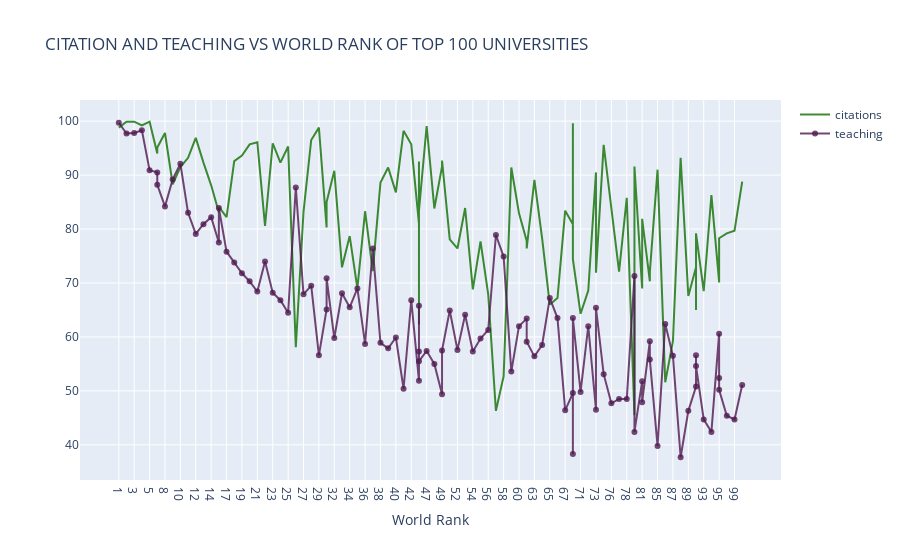

The cell this chart's notebook holds for it:
### Code cell
trace1= go.Scatter(x= df.world_rank, y= df.citations, mode = "lines", name= "citations", marker = dict(color= 'rgba(16,112,2,0.8)'), text= df.university_name)
trace2= go.Scatter(x= df.world_rank, y= df.teaching , mode = "lines+markers", name= "teaching", marker = dict(color= 'rgba(80,26,80,0.8)'), text= df.university_name)

data= [trace1, trace2]

layout=dict(title= ' CITATION AND TEACHING VS WORLD RANK OF TOP 100 UNIVERSITIES', xaxis= dict(title= 'World Rank', ticklen=5, zeroline= False))
fig = dict(data= data, layout= layout)
iplot(fig)

### Figure 1 — Plotly figure (JSON) as saved in the notebook; plotly's stock layout.template omitted (floating-point values rounded to 4 significant figures)
{"data": [{"marker": {"color": "rgba(16,112,2,0.8)"}, "mode": "lines", "name": "citations", "text": ["Harvard University", "California Institute of Technology", "Massachusetts Institute of Technology", "Stanford University", "Princeton University", "University of Cambridge", "University of Oxford", "University of California, Berkeley", "Imperial College London", "Yale University", "University of California, Los Angeles", "University of Chicago", "Johns Hopkins University", "Cornell University", "ETH Zurich – Swiss Federal Institute of Technology Zurich", "University of Michigan", "University of Toronto", "Columbia University", "University of Pennsylvania", "Carnegie Mellon University", "University of Hong Kong", "University College London", "University of Washington", "Duke University", "Northwestern University", "University of Tokyo", "Georgia Institute of Technology", "Pohang University of Science and Technology", "University of California, Santa Barbara", "University of British Columbia", "University of North Carolina at Chapel Hill", "University of California, San Diego", "University of Illinois at Urbana-Champaign", "National University of Singapore", "McGill University", "University of Melbourne", "Peking University", "Washington University in St Louis", "École Polytechnique", "University of Edinburgh", "Hong Kong University of Science and Technology", "École Normale Supérieure", "Australian National University", "Karolinska Institute", "University of Göttingen", "University of Wisconsin", "Rice University", "École Polytechnique Fédérale de Lausanne", "University of California, Irvine", "University of Science and Technology of China", "Vanderbilt University", "University of Minnesota", "Tufts University", "University of California, Davis", "Brown University", "University of Massachusetts", "Kyoto University", "Tsinghua University", "Boston University", "New York University", "Emory University", "LMU Munich", "University of Notre Dame", "University of Pittsburgh", "Case Western Reserve University", "Ohio State University", "University of Colorado Boulder", "University of Bristol", "University of California, Santa Cruz", "Yeshiva University", "University of Sydney", "University of Virginia", "University of Adelaide", "University of Southern California", "William & Mary", "Trinity College Dublin", "King’s College London", "Stony Brook University", "Korea Advanced Institute of Science and Technology (KAIST)", "University of Sussex", "The University of Queensland", "University of York", "Heidelberg University", "University of Utah", "Durham University", "London School of Economics and Political Science", "University of Manchester", "Royal Holloway, University of London", "Lund University", "University of Southampton", "University of Zurich", "Wake Forest University", "McMaster University", "University College Dublin", "George Washington University", "University of Arizona", "University of Basel", "University of Maryland, College Park", "Dartmouth College", "École Normale Supérieure de Lyon"], "type": "scatter", "x": ["1", "2", "3", "4", "5", "6", "6", "8", "9", "10", "11", "12", "13", "14", "15", "15", "17", "18", "19", "20", "21", "22", "23", "24", "25", "26", "27", "28", "29", "30", "30", "32", "33", "34", "35", "36", "37", "38", "39", "40", "41", "42", "43", "43", "43", "43", "47", "48", "49", "49", "51", "52", "53", "54", "55", "56", "57", "58", "59", "60", "61", "61", "63", "64", "65", "66", "67", "68", "68", "68", "71", "72", "73", "73", "75", "76", "77", "78", "79", "79", "81", "81", "83", "83", "85", "86", "87", "88", "89", "90", "90", "90", "93", "94", "95", "95", "95", "98", "99", "100"], "y": [98.8, 99.9, 99.9, 99.2, 99.9, 94, 95.1, 97.8, 88.3, 91.5, 93.2, 96.9, 92.3, 88.1, 83.1, 84.1, 82.2, 92.6, 93.6, 95.7, 96.1, 80.6, 95.9, 92.3, 95.3, 58.1, 83.2, 96.5, 98.8, 80.3, 85, 90.8, 72.9, 78.7, 69, 83.3, 72.2, 88.6, 91.4, 86.8, 98.2, 95.7, 81, 62.3, 92.5, 83.4, 99.1, 83.8, 91.6, 92.7, 78.1, 76.4, 83.9, 68.8, 77.7, 67.9, 46.3, 52.7, 91.4, 82.9, 77.8, 76.4, 89.1, 78.3, 66, 67.2, 83.4, 80.9, 99.6, 74.4, 64.3, 68.6, 90.5, 71.9, 95.6, 84.4, 72.1, 85.8, 45.5, 91.6, 69, 81.9, 70.3, 72, 91, 51.6, 59.2, 93.2, 67.6, 72.9, 65, 79.2, 68.5, 86.3, 70.2, 70.1, 78.3, 79.2, 79.7, 88.8]}, {"marker": {"color": "rgba(80,26,80,0.8)"}, "mode": "lines+markers", "name": "teaching", "text": ["Harvard University", "California Institute of Technology", "Massachusetts Institute of Technology", "Stanford University", "Princeton University", "University of Cambridge", "University of Oxford", "University of California, Berkeley", "Imperial College London", "Yale University", "University of California, Los Angeles", "University of Chicago", "Johns Hopkins University", "Cornell University", "ETH Zurich – Swiss Federal Institute of Technology Zurich", "University of Michigan", "University of Toronto", "Columbia University", "University of Pennsylvania", "Carnegie Mellon University", "University of Hong Kong", "University College London", "University of Washington", "Duke University", "Northwestern University", "University of Tokyo", "Georgia Institute of Technology", "Pohang University of Science and Technology", "University of California, Santa Barbara", "University of British Columbia", "University of North Carolina at Chapel Hill", "University of California, San Diego", "University of Illinois at Urbana-Champaign", "National University of Singapore", "McGill University", "University of Melbourne", "Peking University", "Washington University in St Louis", "École Polytechnique", "University of Edinburgh", "Hong Kong University of Science and Technology", "École Normale Supérieure", "Australian National University", "Karolinska Institute", "University of Göttingen", "University of Wisconsin", "Rice University", "École Polytechnique Fédérale de Lausanne", "University of California, Irvine", "University of Science and Technology of China", "Vanderbilt University", "University of Minnesota", "Tufts University", "University of California, Davis", "Brown University", "University of Massachusetts", "Kyoto University", "Tsinghua University", "Boston University", "New York University", "Emory University", "LMU Munich", "University of Notre Dame", "University of Pittsburgh", "Case Western Reserve University", "Ohio State University", "University of Colorado Boulder", "University of Bristol", "University of California, Santa Cruz", "Yeshiva University", "University of Sydney", "University of Virginia", "University of Adelaide", "University of Southern California", "William & Mary", "Trinity College Dublin", "King’s College London", "Stony Brook University", "Korea Advanced Institute of Science and Technology (KAIST)", "University of Sussex", "The University of Queensland", "University of York", "Heidelberg University", "University of Utah", "Durham University", "London School of Economics and Political Science", "University of Manchester", "Royal Holloway, University of London", "Lund University", "University of Southampton", "University of Zurich", "Wake Forest University", "McMaster University", "University College Dublin", "George Washington University", "University of Arizona", "University of Basel", "University of Maryland, College Park", "Dartmouth College", "École Normale Supérieure de Lyon"], "type": "scatter", "x": ["1", "2", "3", "4", "5", "6", "6", "8", "9", "10", "11", "12", "13", "14", "15", "15", "17", "18", "19", "20", "21", "22", "23", "24", "25", "26", "27", "28", "29", "30", "30", "32", "33", "34", "35", "36", "37", "38", "39", "40", "41", "42", "43", "43", "43", "43", "47", "48", "49", "49", "51", "52", "53", "54", "55", "56", "57", "58", "59", "60", "61", "61", "63", "64", "65", "66", "67", "68", "68", "68", "71", "72", "73", "73", "75", "76", "77", "78", "79", "79", "81", "81", "83", "83", "85", "86", "87", "88", "89", "90", "90", "90", "93", "94", "95", "95", "95", "98", "99", "100"], "y": [99.7, 97.7, 97.8, 98.3, 90.9, 90.5, 88.2, 84.2, 89.2, 92.1, 83, 79.1, 80.9, 82.2, 77.5, 83.9, 75.8, 73.8, 71.8, 70.3, 68.4, 74, 68.2, 66.8, 64.5, 87.7, 67.9, 69.5, 56.6, 65.1, 70.9, 59.8, 68.1, 65.5, 69, 58.7, 76.4, 58.9, 57.9, 59.9, 50.4, 66.8, 51.9, 65.8, 57.3, 55.5, 57.4, 55, 49.4, 57.5, 64.9, 57.6, 64.1, 57.3, 59.7, 61.3, 78.9, 74.9, 53.6, 62, 63.4, 59.1, 56.4, 58.5, 67.2, 63.5, 46.4, 49.6, 38.3, 63.5, 49.8, 62, 46.5, 65.4, 53.1, 47.7, 48.5, 48.5, 71.3, 42.4, 51.8, 47.9, 59.2, 55.8, 39.8, 62.4, 56.5, 37.7, 46.3, 50.8, 56.6, 54.6, 44.7, 42.4, 60.6, 52.4, 50.2, 45.4, 44.7, 51.1]}], "layout": {"autosize": true, "title": {"text": " CITATION AND TEACHING VS WORLD RANK OF TOP 100 UNIVERSITIES"}, "xaxis": {"autorange": true, "range": [-5.093, 86.09], "ticklen": 5, "title": {"text": "World Rank"}, "type": "category", "zeroline": false}, "yaxis": {"autorange": true, "range": [32.58, 104.8], "type": "linear"}}}
